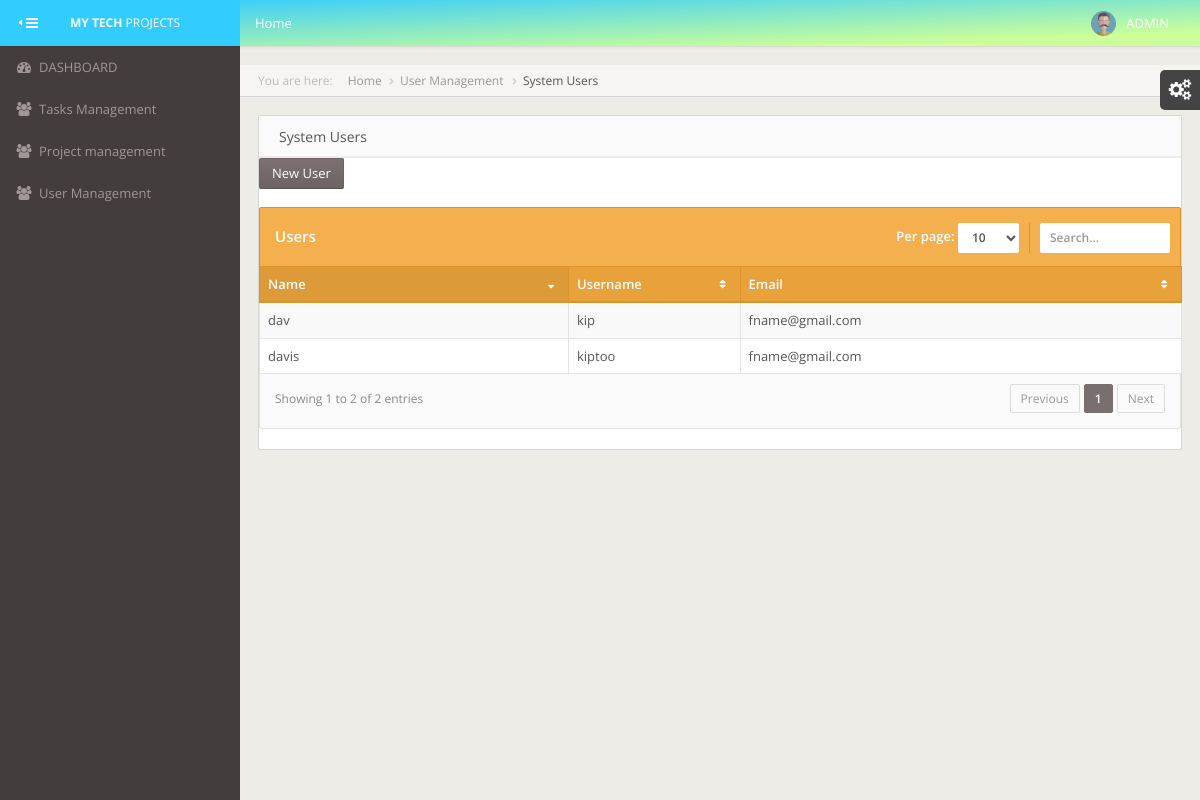
/users.php, run on an earlier commit of the app's database.
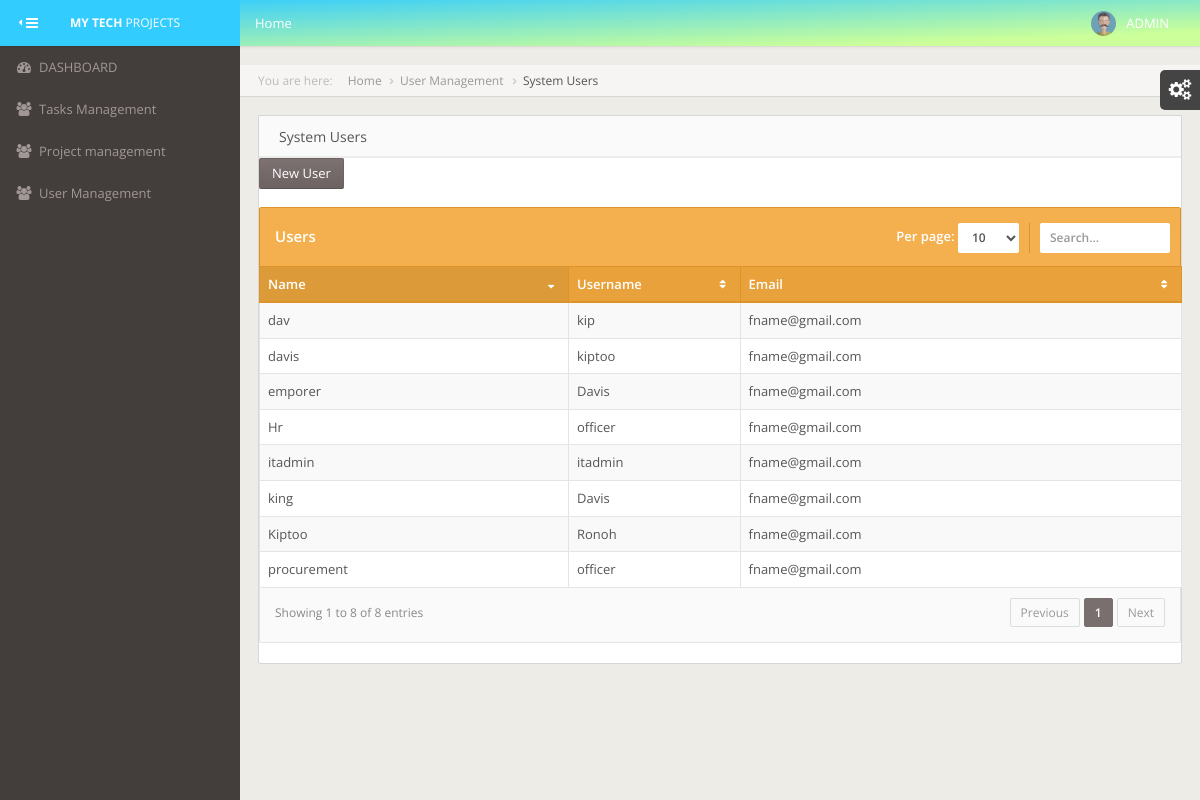
And on a later commit of the database.
### tables this page shows
CREATE TABLE `users` (
  `U_ID` int(11) NOT NULL,
  `U_NAME` varchar(70) NOT NULL,
  `U_EMAIL` varchar(70) NOT NULL,
  `U_PHONE` varchar(70) NOT NULL,
  `U_PASSWORD` varchar(70) DEFAULT '123456',
  `U_FNAME` varchar(70) NOT NULL,
  `U_STATUS` int(11) NOT NULL DEFAULT '1'
);

### classes/DBConn.class.php (called while the page is built, shortened)
<?php
class DBConn {
    var $connection;
    public function __construct() {
        $DB_SERVER = 'localhost';
        $DB_USERNAME = 'rot';
        $DB_PASSWORD = '';
        $DB_DATABASE = 'tasks';
        $connection = mysqli_connect($DB_SERVER, $DB_USERNAME, $DB_PASSWORD) or
        die('Oops connection error -> ' . mysqli_connect_error());
        $this->connection = $connection;
    }
    function simpleLazySelect($table, $condition) {
        $strSEL = "SELECT * FROM " . $table . " " . (($condition)) . "";
        $objSC = mysqli_query($this->connection, $strSEL);
        if ($objSC) {
            $data = array();
            while ($det = mysqli_fetch_assoc($objSC)) {
                $data[] = $det;
            }
            return $data;
        } else {
            return false;
        }
    }
}

### classes/ListDisplay.class.php (called while the page is built, shortened)
<?php
 include_once('DBConn.class.php');
class listDisplay extends DBConn{
public function page_to_row($current_page, $rows_per_page) {
    $start_row = ($current_page-1) * $rows_per_page + 1;
    return $start_row;
}
	public function paged_result($start = null, $end = null, $table,$condition) {
	   return $this->simpleLazySelect( $table, $condition);
	}
}
?>

### users.php (the view, shortened to what this page needs)
<?php
require_once('classes/ListDisplay.class.php');
$list = new listDisplay();
 include_once('header.php'); ?>
<div id="content-wrapper">
    <ul class="breadcrumb breadcrumb-page">
        <div class="breadcrumb-label text-light-gray">You are here: </div>
        <li><a href="index.php">Home</a></li>
        <li><a href="#">User Management</a></li>
        <li class="active"><a href="#">System Users</a></li>
    </ul>
    <div class="row">
        <div class="col-md-12">
            <div class="panel">
                <div class="panel-heading">
                    <span class="panel-title">System Users</span>
                </div>
                <div><a href="new_user.php" class="btn btn-primary ajax-link">New User</a>&nbsp;</div>
                <div class="table-warning">
                    <?php
                    $current_page = 1;
                    $rows_per_page = 15;
                    $start_row = $list->page_to_row($current_page, $rows_per_page);
                    ?>
                    <table cellpadding="0" cellspacing="0" border="0" class="table table-striped table-bordered" id="jq-datatables-example">
                        <thead>
                            <tr>
                                <th width="193">Name</th>
                                <th width="100">Username</th>
                                <th width="283">Email</th>
                            </tr>
                        </thead>
                        <tbody>
                            <?php
                            $items = $list->paged_result($start_row, $rows_per_page, 'users', ' WHERE U_STATUS = 1');
                            $count = count($items);
                            if ($count == 0) {
                                echo 'No records';
                                $numRow = 0;
                            } else {
                                foreach ($items as $it) {
                                    echo '<tr>
								<td>' . $it['U_NAME'].'</td>
								<td>' . $it['U_FNAME'] . '</td>
								<td>' . $it['U_EMAIL'] . '</td>
							</tr>';
                                }
                            }
                            ?>
                        </tbody>
                    </table>
                </div>
            </div>
        </div>
    </div>
</div>
</div>
<?php include_once('footer.php'); ?>

### header.php (shortened to what this page needs)
<!DOCTYPE html>
 <html class="gt-ie8 gt-ie9 not-ie">
    <head>
        <link href="assets/stylesheets/bootstrap.min.css" rel="stylesheet" type="text/css">
        <link href="assets/stylesheets/landerapp.min.css" rel="stylesheet" type="text/css">
        <link href="assets/stylesheets/widgets.min.css" rel="stylesheet" type="text/css">
        <link href="assets/stylesheets/pages.min.css" rel="stylesheet" type="text/css">
        <link href="assets/stylesheets/rtl.min.css" rel="stylesheet" type="text/css">
        <link href="assets/stylesheets/themes.min.css" rel="stylesheet" type="text/css">
    </head>
    <body class="theme-default main-menu-animated">
        <div id="main-wrapper">
            <div id="main-navbar" class="navbar navbar-inverse"
" role="navigation">
                <button type="button" id="main-menu-toggle" STYLE="background:#33ccff;"><i class="navbar-icon fa fa-bars icon"></i><span class="hide-menu-text">HIDE MENU</span></button>
                <div class="navbar-inner" >
                    <div class="navbar-header"STYLE="background: #33ccff;" >
                        <a href="index.php"  class="navbar-brand">
                            <strong>My TECH</strong> PROJECTs
                        </a>
                    </div>
                    <div id="main-navbar-collapse" style="background: linear-gradient(to bottom right, #33ccff 5%, #ccff99 85%);
" class="collapse navbar-collapse main-navbar-collapse">
                        <div>
                            <ul class="nav navbar-nav">
                                <li>
                                    <a href="index.php">Home</a>
                                </li>
                            </ul>
                            <div class="right clearfix">
                                <ul class="nav navbar-nav pull-right right-navbar-nav">
                                    <li class="dropdown">
                                        <a href="#" class="dropdown-toggle user-menu" data-toggle="dropdown">
                                            <img src="assets/demo/avatars/1.jpg" alt="">
                                            <span>
                                                <?php
                                                echo "ADMIN";
                                            ?></span>
                                        </a>
                                    </li>
                                </ul>
                            </div>
                        </div>
                    </div>
                </div>
            </div>
<?php include_once('sidemenu.php'); ?>

### sidemenu.php (shortened to what this page needs)
<div id="main-menu" role="navigation" >
    <div id="main-menu-inner">
        <ul class="navigation">
            <li>
                <a href="index.php"><i class="menu-icon fa fa-dashboard"></i><span class="mm-text">DASHBOARD</span></a>
            </li>
            <li>
                <a href="tasks.php"><i class="menu-icon fa fa-users"></i><span class="mm-text">Tasks Management</span></a>
            </li>
            <li>
                <a href="projects.php"><i class="menu-icon fa fa-users"></i><span class="mm-text">Project management</span></a>
            </li>
            <li>
                <a href="users.php"><i class="menu-icon fa fa-users"></i><span class="mm-text">User Management</span></a>
            </li>
        </ul>
    </div>
</div>

### footer.php (shortened to what this page needs)
<div id="main-menu-bg"></div>
</body>
</html>

What changed in the data, as far as the page shows it:
added users: U_NAME "Kiptoo", U_FNAME "Ronoh", U_EMAIL "fname@gmail.com"
added users: U_NAME "king", U_FNAME "Davis", U_EMAIL "fname@gmail.com"
added users: U_NAME "emporer", U_FNAME "Davis", U_EMAIL "fname@gmail.com"
added users: U_NAME "itadmin", U_FNAME "itadmin", U_EMAIL "fname@gmail.com"
added users: U_NAME "Hr", U_FNAME "officer", U_EMAIL "fname@gmail.com"
added users: U_NAME "procurement", U_FNAME "officer", U_EMAIL "fname@gmail.com"
Also different on the page:
text written by a page script: "Users Per page: Showing 1 to 2 of 2 entries Previous 1 Next" → "Users Per page: Showing 1 to 8 of 8 entries Previous 1 Next"
